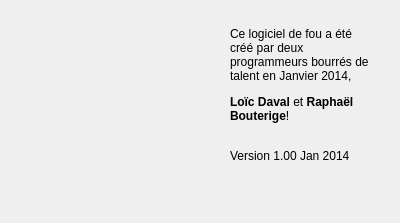
<?xml version="1.0" encoding="UTF-8"?>
<ui version="4.0">
 <class>about</class>
 <widget class="QDialog" name="about">
  <property name="geometry">
   <rect>
    <x>0</x>
    <y>0</y>
    <width>400</width>
    <height>223</height>
   </rect>
  </property>
  <property name="windowTitle">
   <string>Dialog</string>
  </property>
  <widget class="QLabel" name="about_image">
   <property name="geometry">
    <rect>
     <x>10</x>
     <y>10</y>
     <width>201</width>
     <height>191</height>
    </rect>
   </property>
   <property name="text">
    <string/>
   </property>
   <property name="pixmap">
    <pixmap>calvin_and_hobbes14.jpg</pixmap>
   </property>
   <property name="scaledContents">
    <bool>true</bool>
   </property>
  </widget>
  <widget class="QLabel" name="about_text">
   <property name="geometry">
    <rect>
     <x>230</x>
     <y>10</y>
     <width>141</width>
     <height>171</height>
    </rect>
   </property>
   <property name="text">
    <string>&lt;html&gt;&lt;head/&gt;&lt;body&gt;&lt;p&gt;&lt;span style=&quot; font-size:9pt;&quot;&gt;Ce logiciel de fou a été créé par deux programmeurs bourrés de talent en Janvier 2014, &lt;/span&gt;&lt;/p&gt;&lt;p&gt;&lt;span style=&quot; font-size:9pt; font-weight:600;&quot;&gt;Loïc Daval&lt;/span&gt;&lt;span style=&quot; font-size:9pt;&quot;&gt; et &lt;/span&gt;&lt;span style=&quot; font-size:9pt; font-weight:600;&quot;&gt;Raphaël Bouterige&lt;/span&gt;&lt;span style=&quot; font-size:9pt;&quot;&gt;!&lt;/span&gt;&lt;br/&gt;&lt;/p&gt;&lt;p&gt;&lt;span style=&quot; font-size:9pt;&quot;&gt;Version 1.00 Jan 2014&lt;/span&gt;&lt;/p&gt;&lt;/body&gt;&lt;/html&gt;</string>
   </property>
   <property name="scaledContents">
    <bool>false</bool>
   </property>
   <property name="wordWrap">
    <bool>true</bool>
   </property>
  </widget>
 </widget>
 <resources/>
 <connections/>
</ui>
